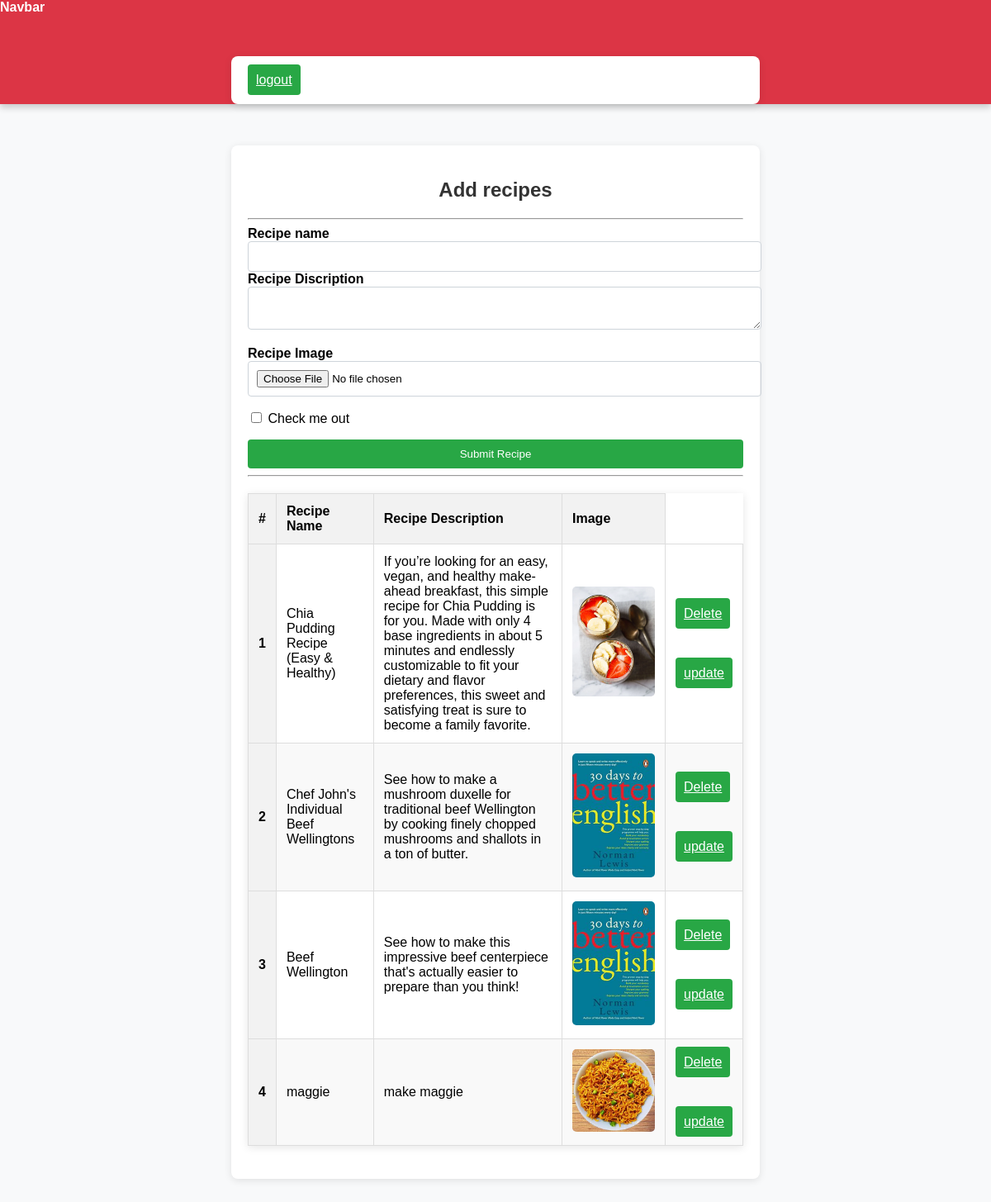
Screenshot of /recipes/ (signed in) with the database file from the repository.
### recipe1/models.py (models this page shows)
class Recepie(models.Model):
    user = models.ForeignKey(User, on_delete=models.SET_NULL, null=True, blank=True)
    recipe_name = models.CharField(max_length=100)
    recipe_description = models.TextField()
    recipe_image = models.ImageField(upload_to="recipe")

### recipe1/views.py (the view, shortened to what this page needs)
# urls.py: path('recipes/', views.recipes),
@login_required(login_url='/login/')
def recipes(request):
    queryset = Recepie.objects.all()
    context = {'recipes': queryset}
    return render(request ,"recipes.html", context)

### recipe1/template/recipes.html (shortened to what this page needs)
<!DOCTYPE html>
<html lang="en">
<head>
  {% load static %}
  <link rel="stylesheet" href="{% static 'css/recipes.css' %}">
</head>
<body>
<nav class="navbar bg-body-tertiary bg-danger  shadow-lg">
  <div class="container-fluid">
    <a class="navbar-brand">Navbar</a>
    <form class="d-flex">
      {% if request.user.is_authenticated %}
      <a href="/logout/" class="btn btn-success" type="submit">logout</a>
      {% else %}
      <a href="/login/" class="btn btn-success" type="submit">login</a>
      {% endif %}
    </form>
  </div>
</nav>
<form class="sahdow-lg" method="post" enctype="multipart/form-data">
  <h2> Add recipes</h2>
  <hr>
  <div class="mb-3">
    <label class="form-label">Recipe name</label>
    <input name="recipe_name"  type="text"  required class="form-control">
  <div class="mb-3">
    <label   class="form-label">Recipe Discription</label>
    <textarea name="recipe_description"  class="form-control" required> </textarea>
  </div>
    <div class="mb-3">
    <label for="exampleInputPassword1" class="form-label">Recipe Image</label>
      <input name="recipe_image" type="file"  class="form-control">
  </div>
  <div class="mb-3 form-check">
    <input type="checkbox" class="form-check-input" id="exampleCheck1">
    <label class="form-check-label" for="exampleCheck1">Check me out</label>
  </div>
  <button type="submit" class="btn btn-success">Submit Recipe</button>
</form>
<br>
<hr>
<table class="table">
  <thead>
    <tr>
      <th scope="col">#</th>
      <th scope="col">Recipe Name</th>
      <th scope="col">Recipe Description</th>
      <th scope="col">Image</th>
    </tr>
  </thead>
  <tbody>
  {% for recipe in recipes %}
    <tr>
      <th scope="row">{{ forloop.counter }}</th>
      <td>{{ recipe.recipe_name }}</td>
      <td>{{ recipe.recipe_description }}</td>
      <td>
        <img src="/media/{{ recipe.recipe_image }}" alt="{{ recipe1.recipe_name }}">
      </td>
      <td>
        <a href="/delete_recipe/{{recipe.id}}/" class="btn btn-danger m-2">Delete</a>
        <br>
        <br>
        <br>
        <br>
        <a href="/update_recipe/{{recipe.id}}/" class="btn btn-success">update</a>
      </td>
    </tr>
    {% endfor %}
  </tbody>
</table>
</body>
</html>

### recipe1/static/css/recipes.css (style rules this page uses)
body { margin: 0; padding: 0; font-family: 'Arial', sans-serif; background-color: #f8f9fa; }
.navbar { background-color: #dc3545; box-shadow: 0 4px 8px rgba(0, 0, 0, 0.2); }
.navbar-brand { color: white; font-weight: bold; }
.navbar .btn { margin-left: auto; transition: background-color 0.3s; }
form { max-width: 600px; margin: 50px auto; padding: 20px; background-color: #ffffff; border-radius: 8px; box-shadow: 0 2px 10px rgba(0, 0, 0, 0.1); transition: transform 0.3s; }
h2 { text-align: center; color: #333; }
.mb-3 { margin-bottom: 1rem; }
.form-label { font-weight: bold; margin-bottom: 0.5rem; }
.form-control { width: 100%; padding: 10px; border: 1px solid #ced4da; border-radius: 4px; transition: border-color 0.2s, box-shadow 0.2s; }
.btn { width: 100%; padding: 10px; background-color: #28a745; color: white; border: none; border-radius: 4px; cursor: pointer; transition: background-color 0.3s, transform 0.2s; }
.table { border-collapse: collapse; width: 100%; margin: 20px 0; font-family: Arial, sans-serif; box-shadow: 0 2px 10px rgba(0, 0, 0, 0.1); }
.table th, .table td { border: 1px solid #ddd; padding: 12px; text-align: left; transition: background-color 0.3s; }
.table th { background-color: #f2f2f2; font-weight: bold; }
.table tr:nth-child(even) { background-color: #f9f9f9; /* Adds a light background color t }

### recipe1/template/recipes.html (style rules this page uses)
.table { border-collapse: collapse; width: 100%; margin: 20px 0; font-family: Arial, sans-serif; }
.table th, .table td { border: 1px solid #ddd; padding: 12px; text-align: left; }
.table th { background-color: #f2f2f2; font-weight: bold; }
.table tr:nth-child(even) { background-color: #f9f9f9; }
.table img { max-width: 100px; height: auto; border-radius: 5px; }
.table td { vertical-align: middle; }

### rows the page displays
Recepie: recipe_name "Chia Pudding Recipe (Easy & Healthy)", recipe_description "If you’re looking for an easy, vegan, and healthy make-ahead breakfast, this simple recipe for Chia Pudding is for you. Made with only 4 base ingredients in about 5 minutes and endlessly customizable to fit your dietary and flavor preferences, this sweet and satisfying treat is sure to become a family favorite.", recipe_image (picture)
Recepie: recipe_name "Chef John's Individual Beef Wellingtons", recipe_description "See how to make a mushroom duxelle for traditional beef Wellington by cooking finely chopped mushrooms and shallots in a ton of butter.", recipe_image (picture)
Recepie: recipe_name "Beef Wellington", recipe_description "See how to make this impressive beef centerpiece that's actually easier to prepare than you think!", recipe_image (picture)
Recepie: recipe_name "maggie", recipe_description "make maggie", recipe_image (picture)
